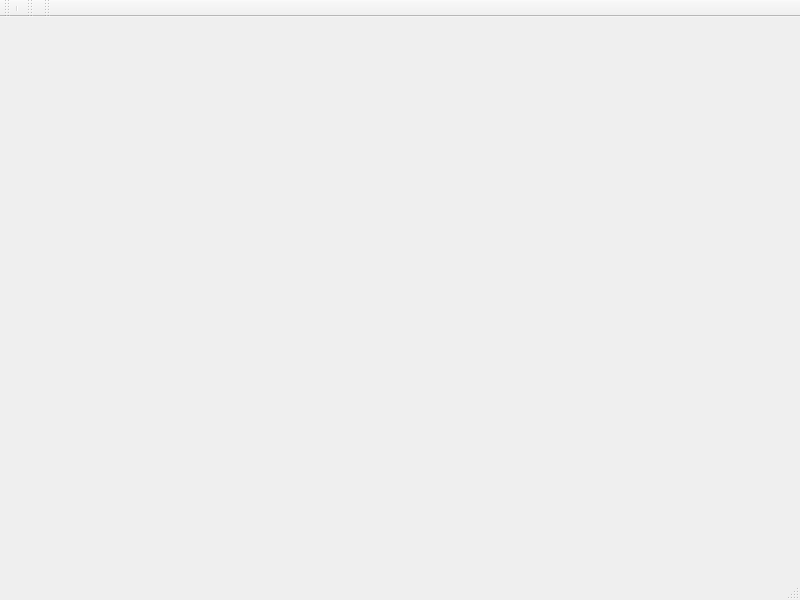
<?xml version="1.0" encoding="UTF-8"?>
<ui version="4.0">
 <class>MainWindow</class>
 <widget class="QMainWindow" name="MainWindow">
  <property name="geometry">
   <rect>
    <x>0</x>
    <y>0</y>
    <width>800</width>
    <height>600</height>
   </rect>
  </property>
  <property name="windowTitle">
   <string>MainWindow</string>
  </property>
  <widget class="QWidget" name="centralwidget"/>
  <widget class="QMenuBar" name="menubar">
   <property name="geometry">
    <rect>
     <x>0</x>
     <y>0</y>
     <width>800</width>
     <height>26</height>
    </rect>
   </property>
  </widget>
  <widget class="QStatusBar" name="statusbar"/>
  <widget class="QToolBar" name="toolBar">
   <property name="windowTitle">
    <string>toolBar</string>
   </property>
   <attribute name="toolBarArea">
    <enum>TopToolBarArea</enum>
   </attribute>
   <attribute name="toolBarBreak">
    <bool>true</bool>
   </attribute>
   <addaction name="separator"/>
  </widget>
  <widget class="QToolBar" name="toolBar_2">
   <property name="windowTitle">
    <string>toolBar_2</string>
   </property>
   <attribute name="toolBarArea">
    <enum>TopToolBarArea</enum>
   </attribute>
   <attribute name="toolBarBreak">
    <bool>false</bool>
   </attribute>
  </widget>
  <widget class="QToolBar" name="toolBar_3">
   <property name="windowTitle">
    <string>toolBar_3</string>
   </property>
   <attribute name="toolBarArea">
    <enum>TopToolBarArea</enum>
   </attribute>
   <attribute name="toolBarBreak">
    <bool>false</bool>
   </attribute>
  </widget>
 </widget>
 <resources/>
 <connections/>
</ui>
